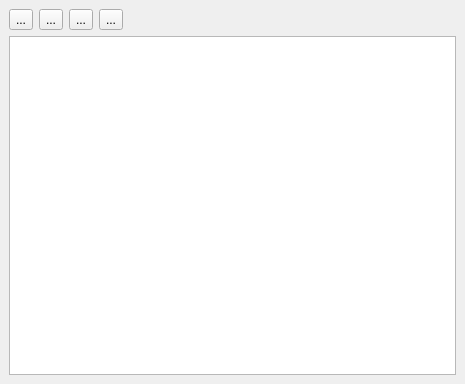
<ui version="4.0" >
 <author></author>
 <comment></comment>
 <exportmacro></exportmacro>
 <class>Form</class>
 <widget class="QWidget" name="Form" >
  <property name="geometry" >
   <rect>
    <x>0</x>
    <y>0</y>
    <width>465</width>
    <height>384</height>
   </rect>
  </property>
  <property name="windowTitle" >
   <string>Form</string>
  </property>
  <layout class="QVBoxLayout" >
   <property name="margin" >
    <number>9</number>
   </property>
   <property name="spacing" >
    <number>6</number>
   </property>
   <item>
    <layout class="QHBoxLayout" >
     <property name="margin" >
      <number>0</number>
     </property>
     <property name="spacing" >
      <number>6</number>
     </property>
     <item>
      <widget class="QToolButton" name="toolButton" >
       <property name="text" >
        <string>...</string>
       </property>
      </widget>
     </item>
     <item>
      <widget class="QToolButton" name="toolButton_2" >
       <property name="text" >
        <string>...</string>
       </property>
      </widget>
     </item>
     <item>
      <widget class="QToolButton" name="toolButton_3" >
       <property name="text" >
        <string>...</string>
       </property>
      </widget>
     </item>
     <item>
      <widget class="QToolButton" name="toolButton_4" >
       <property name="text" >
        <string>...</string>
       </property>
      </widget>
     </item>
     <item>
      <spacer>
       <property name="orientation" >
        <enum>Qt::Horizontal</enum>
       </property>
       <property name="sizeHint" >
        <size>
         <width>40</width>
         <height>20</height>
        </size>
       </property>
      </spacer>
     </item>
    </layout>
   </item>
   <item>
    <widget class="QListView" name="listView" />
   </item>
  </layout>
 </widget>
 <pixmapfunction></pixmapfunction>
 <resources/>
 <connections/>
</ui>
